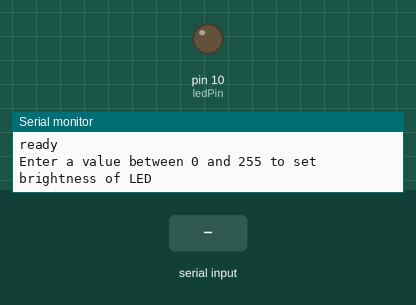
The sketch below on a simulated Arduino Uno, built with avr-gcc and run on an emulated ATmega328P. Parts: output pins drawn as LEDs (lit = HIGH), the last lines printed to the serial monitor. The test bench sets the inputs (shaded band).

Above: at 1.2 s.
1.3 s: "90,45\n" received over Serial
At 2.4 s:
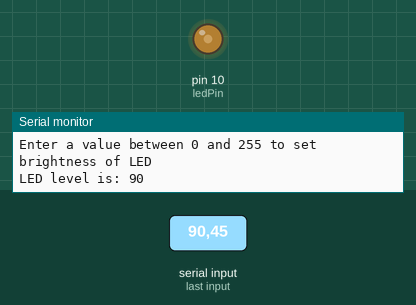
4.3 s: "200\n" received over Serial
At 6.6 s:
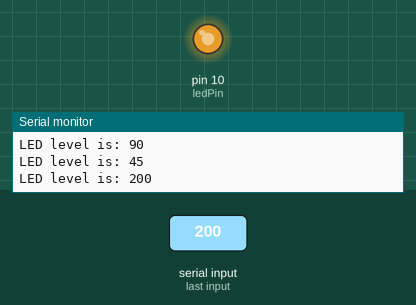
7.3 s: "30,150\n" received over Serial
At 10.2 s:
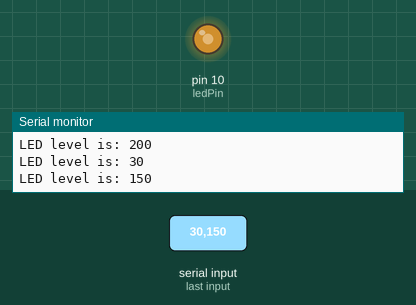
10.3 s: "90\n" received over Serial
Timing chart, 0 to 14.3 s (numbered marks = the images above; inputs shaded):
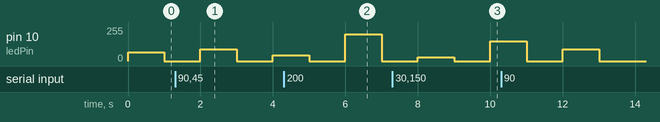

The sketch:

Task_5.ino
```cpp
///Jason Klimock 26322298
//Soen 422 Lab 1
// task_5

const int ledPin = 10;
const int oneSecond = 1000;
const int off = 0;
int brightness = 64; //default value is set to 64 when program starts

void setup() {

    pinMode(ledPin, OUTPUT);
    Serial.begin(9600); // Set baud rate to match serial monitor
    Serial.println("ready");
    Serial.println("Enter a value between 0 and 255 to set brightness of LED");
}

void loop() {

    if (Serial.available() > off){ //Checks if number of bytes coming from serial is greater than 0
       brightness = Serial.parseInt();
       Serial.print("LED level is: ");
       Serial.println(brightness);
    }
        analogWrite(ledPin, brightness);
        delay(oneSecond);
        analogWrite(ledPin, off);// for the blink function
        delay(oneSecond);
    }
```

Measured:
- after the input at 7.3 s, pin 10 (ledPin): 0/255 → 30/255 after 0.70 s, → 0/255 1.0 s later, → 150/255 1.0 s later
